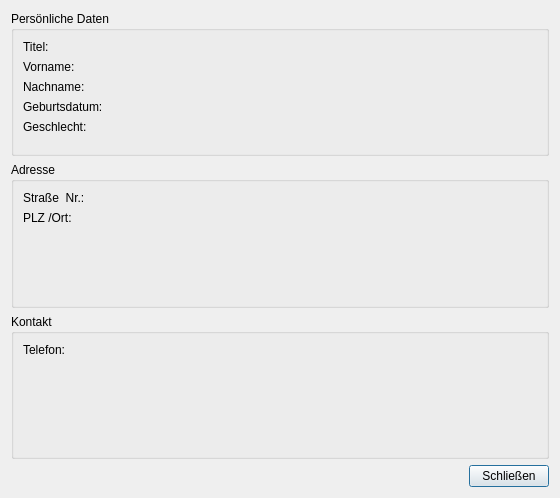
<?xml version="1.0" encoding="UTF-8"?>
<ui version="4.0">
 <class>PatientDetailsDialog</class>
 <widget class="QDialog" name="PatientDetailsDialog">
  <property name="geometry">
   <rect>
    <x>0</x>
    <y>0</y>
    <width>560</width>
    <height>498</height>
   </rect>
  </property>
  <property name="windowTitle">
   <string>Dialog</string>
  </property>
  <layout class="QVBoxLayout" name="verticalLayout">
   <item>
    <widget class="QGroupBox" name="grpPerson">
     <property name="title">
      <string>Persönliche Daten</string>
     </property>
     <layout class="QFormLayout" name="form1_4">
      <item row="0" column="0">
       <widget class="QLabel" name="label_25">
        <property name="text">
         <string>Titel:</string>
        </property>
       </widget>
      </item>
      <item row="0" column="1">
       <widget class="QLabel" name="labelTitelWert"/>
      </item>
      <item row="1" column="0">
       <widget class="QLabel" name="label_26">
        <property name="text">
         <string>Vorname:</string>
        </property>
       </widget>
      </item>
      <item row="1" column="1">
       <widget class="QLabel" name="labelVornameWert"/>
      </item>
      <item row="2" column="0">
       <widget class="QLabel" name="label_27">
        <property name="text">
         <string>Nachname:</string>
        </property>
       </widget>
      </item>
      <item row="2" column="1">
       <widget class="QLabel" name="labelNachnameWert"/>
      </item>
      <item row="3" column="0">
       <widget class="QLabel" name="label_28">
        <property name="text">
         <string>Geburtsdatum:</string>
        </property>
       </widget>
      </item>
      <item row="3" column="1">
       <widget class="QLabel" name="labelGeburtsdatumWert"/>
      </item>
      <item row="4" column="0">
       <widget class="QLabel" name="label_29">
        <property name="text">
         <string>Geschlecht:</string>
        </property>
       </widget>
      </item>
      <item row="4" column="1">
       <widget class="QLabel" name="labelGeschlechtWert"/>
      </item>
     </layout>
    </widget>
   </item>
   <item>
    <widget class="QGroupBox" name="grpAdresse">
     <property name="title">
      <string>Adresse</string>
     </property>
     <layout class="QFormLayout" name="form2_4">
      <item row="0" column="0">
       <widget class="QLabel" name="label_31">
        <property name="text">
         <string>Straße  Nr.:</string>
        </property>
       </widget>
      </item>
      <item row="0" column="1">
       <widget class="QLabel" name="labelStrasseWert"/>
      </item>
      <item row="1" column="0">
       <widget class="QLabel" name="label_32">
        <property name="text">
         <string>PLZ /Ort:</string>
        </property>
       </widget>
      </item>
      <item row="1" column="1">
       <widget class="QLabel" name="labelPLZOrtWert"/>
      </item>
     </layout>
    </widget>
   </item>
   <item>
    <widget class="QGroupBox" name="grpKontakt">
     <property name="title">
      <string>Kontakt</string>
     </property>
     <layout class="QFormLayout" name="form3_4">
      <item row="0" column="0">
       <widget class="QLabel" name="label_30">
        <property name="text">
         <string>Telefon:</string>
        </property>
       </widget>
      </item>
      <item row="0" column="1">
       <widget class="QLabel" name="labelTelefonWert"/>
      </item>
     </layout>
    </widget>
   </item>
   <item>
    <layout class="QHBoxLayout" name="_4">
     <item>
      <spacer>
       <property name="orientation">
        <enum>Qt::Horizontal</enum>
       </property>
       <property name="sizeHint" stdset="0">
        <size>
         <width>40</width>
         <height>20</height>
        </size>
       </property>
      </spacer>
     </item>
     <item>
      <widget class="QPushButton" name="pushButtonZurueck">
       <property name="text">
        <string>Schließen</string>
       </property>
       <property name="default">
        <bool>true</bool>
       </property>
      </widget>
     </item>
    </layout>
   </item>
  </layout>
 </widget>
 <resources/>
 <connections/>
</ui>
